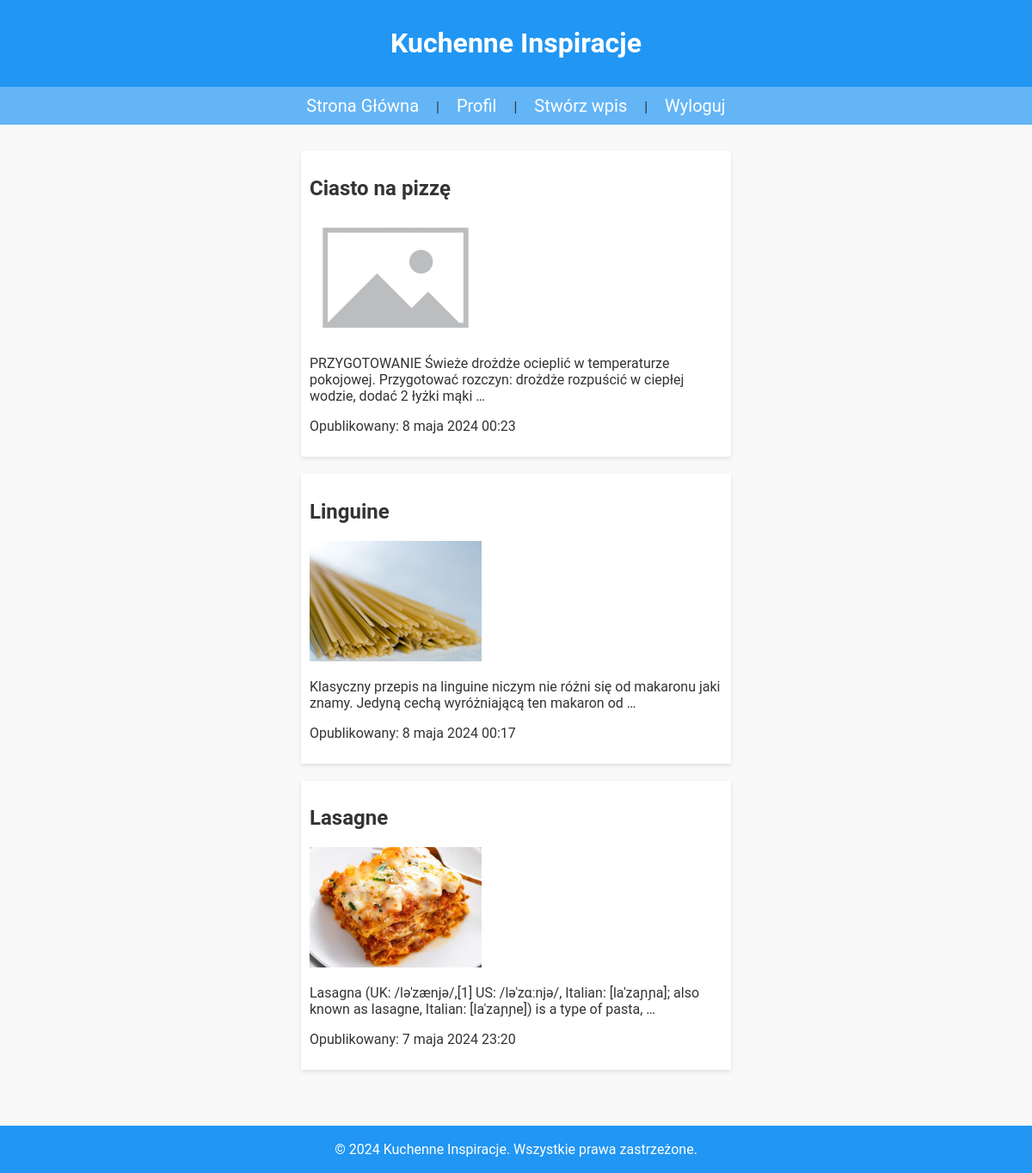
The app's page / (signed in) with its own data.
### blog/models.py (models this page shows, shortened)
class Post(models.Model):
    title = models.CharField(max_length=200, verbose_name=_('Tytuł'))
    author = models.ForeignKey(User, on_delete=models.CASCADE, verbose_name=_('Autor'))
    content = models.TextField(verbose_name=_('Treść'))
    published_date = models.DateTimeField(auto_now_add=True, verbose_name=_('Data publikacji'))
    image = models.ImageField(upload_to='posts/', blank=True, null=True, verbose_name=_('Obraz'))
    class Meta:
        verbose_name = _('wpis')
        verbose_name_plural = _('wpisy')

### blog/views.py (the view)
# urls.py: path('', views.home, name='home'),  # Strona główna bloga
@login_required
def home(request):
    posts = Post.objects.all().order_by('-published_date')
    return render(request, 'blog/home.html', {'posts': posts})

### blog/templates/blog/home.html
{% extends 'blog/base.html' %}
{% block content %}
<div id="home-posts">
  {% for post in posts %}
    <a href="{% url 'post_detail' post.id %}">
    <div class="post-tile">
      <h2>{{ post.title }}</h2>
      {% if post.image %}
        <img src="{{ post.image.url }}" alt="{{ post.title }}">
      {% else %}
        <img src="/media/posts/default-picture.webp" alt="Brak obrazka">
      {% endif %}
      <p>{{ post.content|truncatewords:18 }}</p>
      <p>Opublikowany: {{ post.published_date }}</p>
    </div>
  </a>
  {% endfor %}
</div>
{% endblock %}

### blog/templates/blog/base.html (shortened to what this page needs)
<!DOCTYPE html>
<html lang="en">
<head>
    {% load static %}
    <link rel="stylesheet" href="{% static 'css/styles.css' %}">
</head>
<body>
    <header>
        <h1><a href="{% url 'home' %}">Kuchenne Inspiracje</a></h1>
    </header>
    {% if user.is_authenticated %}
    <nav>
        <a href="{% url 'home' %}">Strona Główna</a> |
        <a href="{% url 'profile' %}">Profil</a> |
        {% if user.profile.role == 'AUTH' %}
        <a href="{% url 'create_post' %}">Stwórz wpis</a> |
        {% endif %}
        <a href="{% url 'logout' %}">Wyloguj</a>
    </nav>
    {% else %}
    <nav>
        <a href="{% url 'login' %}">Logowanie</a> |
        <a href="{% url 'signup' %}">Rejestracja</a>
    </nav>
    {% endif %}
    <section>
        {% block content %}{% endblock %}
    </section>
    <footer>
        <p>© 2024 Kuchenne Inspiracje. Wszystkie prawa zastrzeżone.</p>
    </footer>
</body>
</html>

### static/css/styles.css (style rules this page uses)
body { font-family: 'Roboto', sans-serif; background-color: #f9f9f9; margin: 0; padding: 0; color: #333; display: flex; flex-direction: column; min-height: 100vh; align-items: center; }
header h1 a { color: #ffffff; text-decoration: none; padding: 10px; }
header { background-color: #2196f3; color: #fff; padding: 10px 0; text-align: center; width: 100%; }
nav { background-color: #64b5f6; padding: 10px 0; text-align: center; width: 100%; text-decoration: none; }
nav a { color: white; text-decoration: none; padding: 8px 16px; font-size: 20px; }
section { margin-top: 30px; width: 60rem; margin-bottom: 100px; }
footer { background-color: #2196f3; color: white; text-align: center; padding: 2px 0; position: fixed; bottom: 0; width: 100%; font-size: 16px; }
#home-posts { width:100%; display: flex; flex-direction: column; justify-content: space-between; align-items: center; }
#home-posts a { text-decoration: none; color: black; }
.post-tile { width: 30rem; min-height: 18rem; margin-bottom: 20px; box-shadow: 0 2px 5px rgba(0,0,0,0.1); padding: 10px; background-color: white; overflow: hidden; }
.post-tile h2 { color: #333; }
.post-tile p { color: #333; }
.post-tile img { width: 200px; height: 140px; object-fit: cover; }

### records on screen
Post: title "Ciasto na pizzę", content "PRZYGOTOWANIE Świeże drożdże ocieplić w temperaturze pokojowej. Przygotować rozczyn: drożdże rozpuścić w ciepłej wodzie, dodać 2 łyżki mąki …", published_date "8 maja 2024 00:23"
Post: title "Linguine", image (picture), content "Klasyczny przepis na linguine niczym nie różni się od makaronu jaki znamy. Jedyną cechą wyróżniającą ten makaron od …", published_date "8 maja 2024 00:17"
Post: title "Lasagne", image (picture), content "Lasagna (UK: /ləˈzænjə/,[1] US: /ləˈzɑːnjə/, Italian: [laˈzaɲɲa]; also known as lasagne, Italian: [laˈzaɲɲe]) is a type of pasta, …", published_date "7 maja 2024 23:20"
